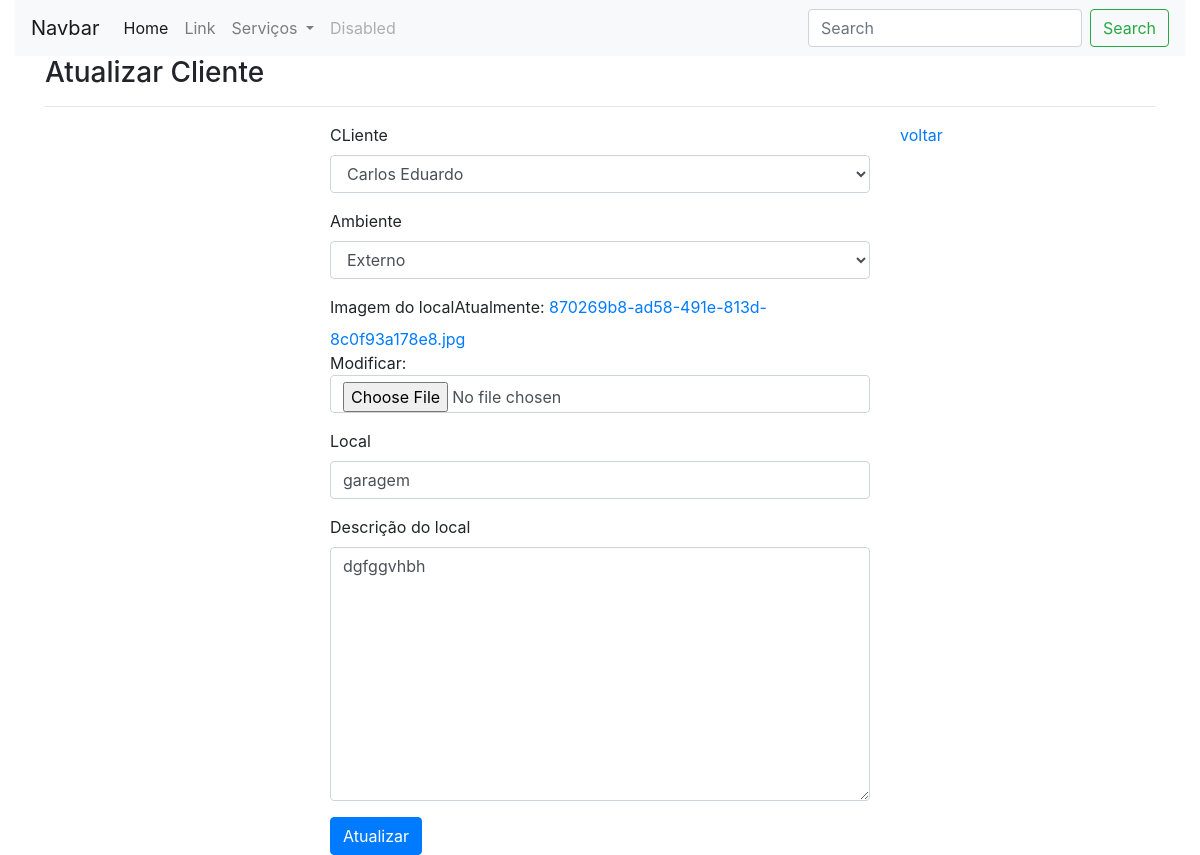
The page /cftv/update_orc_cftv/5 on the database its author committed.
### cftv/models.py (models this page shows, shortened)
class CftvOrcamento(models.Model):
    AMBIENTE_CHOICES = (
        ('Interno', 'Interno'),
        ('Semi-aberto', 'Semi-aberto'),
        ('Externo', 'Externo'),
        ('Abertura', 'Abertura')
    )
    cliente = models.ForeignKey(Cliente, on_delete=models.PROTECT, verbose_name='CLiente')
    ambiente = models.CharField('Ambiente', max_length=15, choices=AMBIENTE_CHOICES)
    imagem = models.ImageField('Imagem do local', upload_to='media')
    local = models.CharField('Local', max_length=80)
    descricao = models.TextField('Descrição do local', max_length=200)
    class Meta:
        verbose_name = 'Orçamento CFTV'
        verbose_name_plural = 'Orçamentos CFTV'

### cftv/views.py (the view)
# urls.py: path('/update_orc_cftv/<int:id>', update_orcamento, name='update_orc_cftv'),
def update_orcamento(request, id):
    orcamento = get_object_or_404(CftvOrcamento, id=id)
    form = OrcamentoCftvModel(request.POST or None, instance=orcamento)
    if form.is_valid():
        orcamento = form.save()
        orcamento.save()
        return redirect('orcamento_cftv')
    context = {'form': form}
    return render(request, 'cftv/update_orcamento_cftv.html', context)

### cftv/forms.py
class OrcamentoCftvModel(forms.ModelForm):
    class Meta:
        model = CftvOrcamento
        fields = ['cliente', 'ambiente', 'imagem', 'local', 'descricao']

### cliente/models.py (called while the page is built)
    def __str__(self):
        return self.nome

### cftv/templates/cftv/update_orcamento_cftv.html (shortened to what this page needs)
{% extends 'cliente/base.html' %}
{% load bootstrap4 %}
{% block content %}
<h3>Atualizar Cliente</h3><hr>
<div class="row">
    <div class="col col-md3"></div>
    <div class="col col-md-6 text-align">
        <form method="post" class="form" autocomplete="off" enctype="multipart/form-data">
            {% bootstrap_form form %}
            {% buttons %}
            <button type="submit" class="btn btn-primary">Atualizar</button>
            {% endbuttons %}
        </form>
    </div>
    <div class="col col-md3">
        <a href="{% url 'orcamento_cftv' %}">voltar</a>
    </div>
</div>
{% endblock %}

### rows shown on the page
CftvOrcamento: cliente "Carlos Eduardo", ambiente "Externo", local "garagem", descricao "dgfggvhbh"
